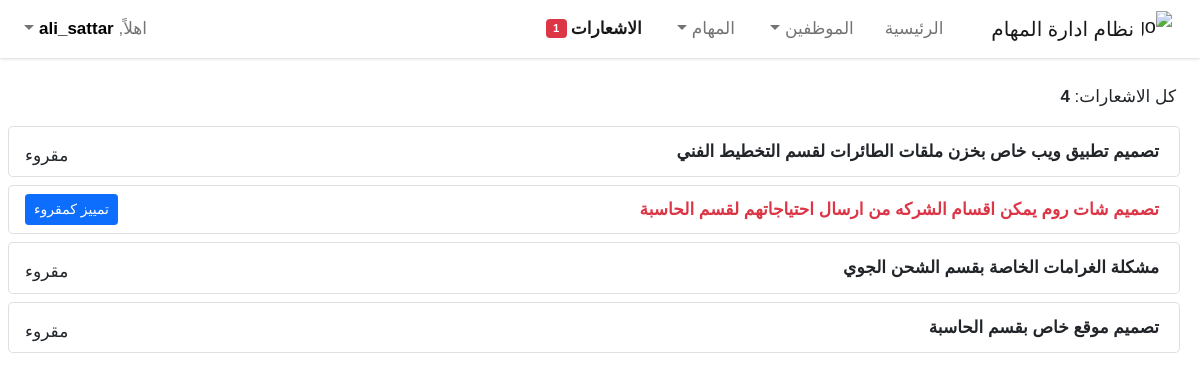
The page /notifications/ (signed in) on the database its author committed.
### myapp/models.py (models this page shows, shortened)
class Task(models.Model):
    user        = models.ForeignKey(User, on_delete=models.CASCADE)
    subject     = models.TextField(max_length=1000, blank=True, null=True)
    start_date  = models.CharField(max_length= 100, blank=True, null=True)
    end_date    = models.CharField(max_length=100, blank=True, null=True)
    start_day   = models.CharField(max_length=100, blank=True, null=True)
    end_day     = models.CharField(max_length=100, blank=True, null=True)
    no_of_users = models.IntegerField(default=0)
    employees   = models.ManyToManyField(User, related_name="employees")
    TASK_STATUS = [
      ("غير منجزة", "غير منجزة"),
      ("بأنتظار الموافقة", "بأنتظار الموافقة"),
      ("منجزة", "منجزة")
    ]
    status      = models.CharField(max_length=100, choices=TASK_STATUS, default="غير منجزة")
    rate        = models.SmallIntegerField(default=0)
    received    = models.BooleanField(default=False)
    active      = models.BooleanField(default=True)
    created_at  = models.DateTimeField(auto_now_add=True)
    def get_employee_tasks (self, request):
        return [
            task for task in Task.objects.prefetch_related("employees").order_by("-created_at")
            if request.user in task.employees.all()
        ]
    def total_employee_tasks(self, request):
        return sum(request.user in task.employees.all()
            for task in Task.objects.all())
    def unread_employee_tasks(self, request):
        return sum(
            not task.received and request.user in task.employees.all()
            for task in Task.objects.all())

### myapp/notifications/views/notifications.py (the view)
# urls.py: path("notifications/", login_required(get_all_notifications), name="notifications_page")
def get_all_notifications(request):
  if task_instance():
    return render(request, "notifications.html", context=get_context(request, task_instance()))
  return HttpResponseRedirect("/notifications/")

### myapp/notifications/views/notifications.py (called while the page is built)
def task_instance():
  return Task.objects.prefetch_related("employees")

def get_context(request, task):
  return {
    "total": task[0].total_employee_tasks(request),
    "unreadable": task[0].unread_employee_tasks(request),
    "all_notifications": task[0].get_employee_tasks(request)
  }

### templates/notifications.html (shortened to what this page needs)
<!DOCTYPE html>
<html lang="en">
  {% load static %}
<head>
  {% include "base/head.html" %}
</head>
<body>
  {% include "components/navbar.html" %}
  <main class="px-3" style="margin-top: 80px !important">
    <div class="row px-1">
      {% if all_notifications.count != 0 %}
      <div class="col-md-12 px-3 mt-1 mb-3">كل الاشعارات: <b>{{total}}</b></div>
      <ul class="list-group list-group gap-2">
        {% for notification in all_notifications %}
        <li class="list-group-item border-1">
          <div class="me-1">
            {% if notification.received %}
            <div class="fw-bold">{{notification.subject}}</div>
            {% else %}
            <div class="fw-bold text-danger">{{notification.subject}}</div>
            {% endif %}
          </div>
          {% if not notification.received %}
          <button class="btn btn-primary btn-sm">تمييز كمقروء</button>
          {% else %}
          <span class="mt-2">مقروء</span>
          {% endif %}
        </li>
        {% endfor %}
      </ul>
      {% else %}
        <p>لا توجد اشعارات حالياً</p>
      {% endif %}
    </div>
  </main>
</body>
</html>

### templates/components/navbar.html (shortened to what this page needs)
<nav class="navbar navbar-expand-lg navbar-light bg-white fixed-top">
    <div class="container-fluid">
      <a class="navbar-brand p-0 d-flex justify-content-center align-items-center gap-2" href="/">
        <img src="https://www.svgrepo.com/show/315133/stack.svg" alt="Logo" width="30" height="35"
          class="d-inline-block align-text-top">
        نظام ادارة المهام
      </a>
      <div class="collapse navbar-collapse" id="navbarSupportedContent">
        <ul class="navbar-nav mb-2 mb-lg-0">
          <li class="nav-item">
            <a class="nav-link" aria-current="page" href="/">الرئيسية</a>
          </li>
          <li class="nav-item dropdown">
            <a class="nav-link dropdown-toggle" href="#employees" id="navbarDropdown" role="button"
              data-bs-toggle="dropdown" aria-expanded="false">
              الموظفين
            </a>
          </li>
          <li class="nav-item dropdown">
            <a class="nav-link dropdown-toggle" href="#tasks" id="navbarDropdown" role="button"
              data-bs-toggle="dropdown" aria-expanded="false">
              المهام
            </a>
          </li>
          {% if not user.is_superuser %}
          <li class="nav-item">
            <a class="nav-link d-flex justify-content-start align-items-center gap-1" href="/notifications/">
              الاشعارات
              {% if unreadable != 0 %}
              <span class="badge bg-danger">
                {{unreadable}}
              </span>
              {% endif %}
            </a>
          </li>
          {% endif %}
        </ul>
        <ul class="navbar-nav mb-2 mb-lg-0 me-auto">
          <li class="nav-item dropdown">
            <a class="nav-link dropdown-toggle" href="#user-dropdown" id="navbarDropdown" role="button" data-bs-toggle="dropdown"
              aria-expanded="false">
              اهلاً, <b style="color: black">{{user.username}}</b>
            </a>
          </li>
        </ul>
      </div>
    </div>
  </nav>

### static/css/custom/styles.css (style rules this page uses)
:root { --offcanvas-width: 270px; --topNavbarHeight: 54px; --mainColor: #3498DB; --primaryHoverColor: #2d7eb4; --secondaryColor: white; --hideOverflowX: hidden; --primaryFont: Arial, Helvetica, sans-serif; }
html { scroll-behavior: smooth; }
body { font-family: var(--primaryFont); overflow-x: var(--hideOverflowX); overflow-y: scroll; }
.navbar, .row { direction: rtl !important; font-size: 17px; }
.navbar { box-shadow: rgba(0, 0, 0, 0.1) 0px 1px 3px 0px, rgba(0, 0, 0, 0.06) 0px 1px 2px 0px; }
.navbar-nav { gap: 15px !important; }
.active { font-weight: bold !important; }
.badge { font-size: 11.4px !important; }
.list-group-item { display: flex !important; justify-content: space-between; align-items: center !important; border-radius: 5px !important; }

### rows shown on the page
Task: subject "تصميم تطبيق ويب خاص بخزن ملقات الطائرات لقسم التخطيط الفني", received "مقروء"
Task: subject "تصميم شات روم يمكن اقسام الشركه من ارسال احتياجاتهم لقسم الحاسبة", received "تمييز كمقروء"
Task: subject "مشكلة الغرامات الخاصة بقسم الشحن الجوي", received "مقروء"
Task: subject "تصميم موقع خاص بقسم الحاسبة", received "مقروء"

### other values the page prints
{{ unreadable }} "1"
{{ user.username }} "ali_sattar"
{{ total }} "4"
